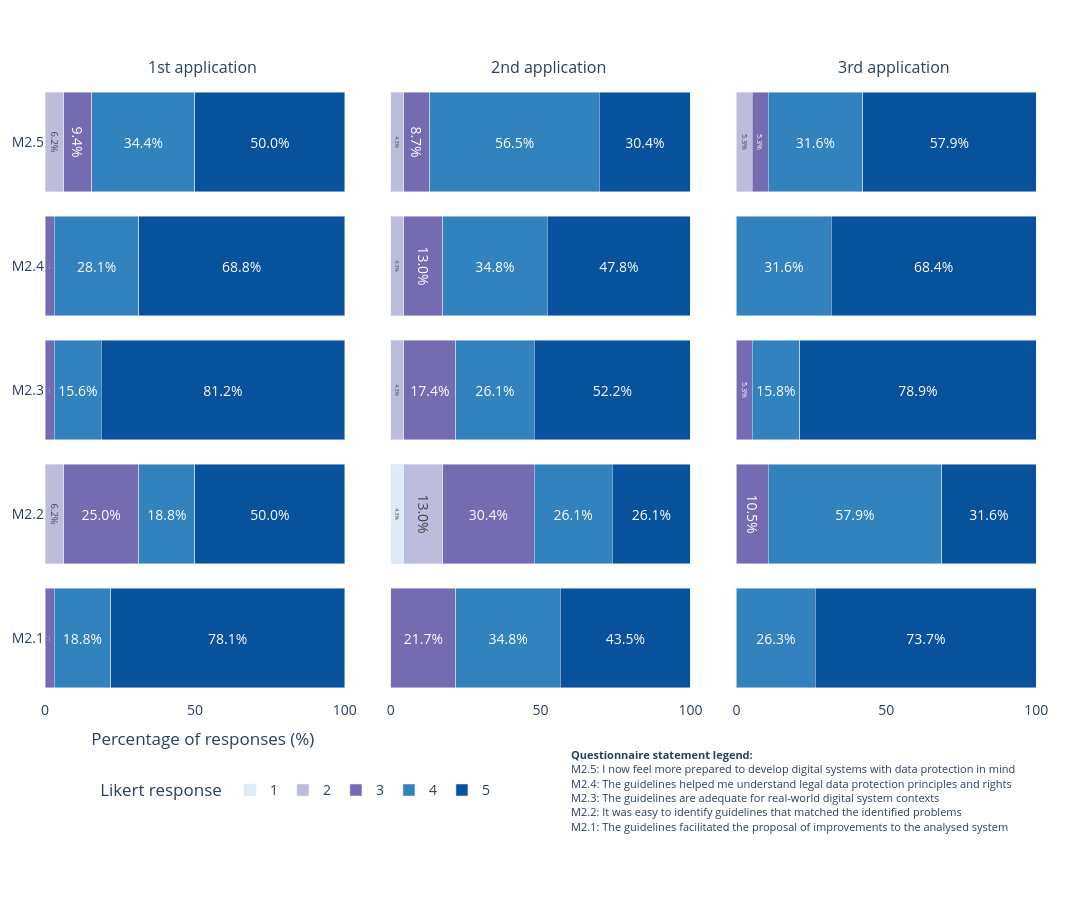

Source (notebook cell):
### Code cell
import pandas as pd
import plotly.graph_objects as go
from plotly.subplots import make_subplots


# === Data  from the sheet 'perception_en' in the spreadsheet ../data/evaluation1-post-activity-questionnaire.xlsx ===
df_inst1 = {
    "Question": [
        "The guidelines facilitated the proposal of improvements to the analysed system (M2.1)",
        "It was easy to identify guidelines that matched the identified problems (M2.2)",
        "The guidelines are adequate for real-world digital system contexts (M2.3)",
        "The guidelines helped me understand legal data protection principles and rights (M2.4)",
        "I now feel more prepared to develop digital systems with data protection in mind (M2.5)"
    ],
    "1": [0, 0, 0, 0, 0],
    "2": [0, 2, 0, 0, 2],
    "3": [1, 8, 1, 1, 3],
    "4": [6, 6, 5, 9, 11],
    "5": [25, 16, 26, 22, 16],
    "N": [32, 32, 32, 32, 32]
}

# === Data  from the sheet 'perception_en' in the spreadsheet ../data/evaluation2-post-activity-questionnaire.xlsx ===
df_inst2 = {
    "Question": [
        "The guidelines facilitated the proposal of improvements to the analysed system (M2.1)",
        "It was easy to identify guidelines that matched the identified problems (M2.2)",
        "The guidelines are adequate for real-world digital system contexts (M2.3)",
        "The guidelines helped me understand legal data protection principles and rights (M2.4)",
        "I now feel more prepared to develop digital systems with data protection in mind (M2.5)"
    ],
    "1": [0, 1, 0, 0, 0],
    "2": [0, 3, 1, 1, 1],
    "3": [5, 7, 4, 3, 2],
    "4": [8, 6, 6, 8, 13],
    "5": [10, 6, 12, 11, 7],
    "N": [23, 23, 23, 23, 23]
}


# === Data  from the sheet 'perception_en' in the spreadsheet ../data/evaluation3-post-activity-questionnaire.xlsx ===
df_inst3 = {
    "Question": [
        "The guidelines facilitated the proposal of improvements to the analysed system (M2.1)",
        "It was easy to identify guidelines that matched the identified problems (M2.2)",
        "The guidelines are adequate for real-world digital system contexts (M2.3)",
        "The guidelines helped me understand legal data protection principles and rights (M2.4)",
        "I now feel more prepared to develop digital systems with data protection in mind (M2.5)"
    ],
    "1": [0, 0, 0, 0, 0],
    "2": [0, 0, 0, 0, 1],
    "3": [0, 2, 1, 0, 1],
    "4": [5, 11, 3, 6, 6],
    "5": [14, 6, 15, 13, 11],
    "N": [19, 19, 19, 19, 19]
}

df1 = pd.DataFrame(df_inst1)
df2 = pd.DataFrame(df_inst2)
df3 = pd.DataFrame(df_inst3)
response_order = ["1", "2", "3", "4", "5"]

# Use compact y-axis labels and move full questions to a separate legend area.
short_labels = df1["Question"].str.extract(r"\(([^)]+)\)\s*$")[0].fillna(df1["Question"])
# question_legend_lines = [
#     f"{code}: {question.split(' (')[0].replace('<br>', ' ')}"
#     for code, question in zip(short_labels, df1["Question"])
# ]
# question_legend_text = "<br>".join(question_legend_lines)
question_legend_lines = [
    f"{code}: {question.split(' (')[0].replace('<br>', ' ')}"
    for code, question in zip(reversed(short_labels), reversed(df1["Question"]))
]
question_legend_text = "<br>".join(question_legend_lines)

colors = ['#deebf7', '#bcbddc', '#756bb1', '#3182bd', '#08519c']

fig = make_subplots(
    rows=1,
    cols=3,
    shared_yaxes=True,
    horizontal_spacing=0.03,
    subplot_titles=["1st application", "2nd application", "3rd application"]
)


def add_likert_bars(fig, df, col, show_legend):
    for i, response in enumerate(response_order):
        counts = df[response]
        percentages = (counts / df["N"]) * 100
        labels = [f"{p:.1f}%" if p > 0 else "" for p in percentages]

        fig.add_trace(
            go.Bar(
                y=short_labels,
                x=percentages,
                orientation='h',
                name=response,
                marker_color=colors[i],
                text=labels,
                textposition='inside',
                insidetextanchor='middle',
                showlegend=show_legend
            ),
            row=1,
            col=col
        )

add_likert_bars(fig, df1, col=1, show_legend=False)
add_likert_bars(fig, df2, col=2, show_legend=False)
add_likert_bars(fig, df3, col=3, show_legend=True)


# Show short labels only in the first subplot.
fig.update_yaxes(showticklabels=True, row=1, col=1)
fig.update_yaxes(showticklabels=False, row=1, col=2)
fig.update_yaxes(showticklabels=False, row=1, col=3)
fig.update_layout(
    barmode='stack',
    xaxis_title="Percentage of responses (%)",
    legend_title="Likert response",
    font=dict(size=14),
    plot_bgcolor='white',
    height=900,
    width=1400,
    legend=dict(
        orientation="h",
        x=0.25,          # legenda à esquerda
        xanchor="center",
        y=-0.12,
        yanchor="top",
        traceorder="normal",
    ),
    margin=dict(l=40, r=40, t=80, b=200)
)

fig.add_annotation(
    x=0.52,             # à direita da legenda
    y=-0.22,            # mesma altura da legenda
    xref="paper",
    yref="paper",
    showarrow=False,
    align="left",
    xanchor="left",
    text=f"<b>Questionnaire statement legend:</b><br>{question_legend_text}",
    font=dict(size=11)
)

fig.show()
fig.write_image("../images/perception_upc_guidelines.png", scale=3)

### Figure 1 — Plotly figure (JSON) as saved in the notebook; plotly's stock layout.template omitted (floating-point values rounded to 4 significant figures)
{"data": [{"insidetextanchor": "middle", "marker": {"color": "#deebf7"}, "name": "1", "orientation": "h", "showlegend": false, "text": ["", "", "", "", ""], "textposition": "inside", "type": "bar", "x": [0, 0, 0, 0, 0], "xaxis": "x", "y": ["M2.1", "M2.2", "M2.3", "M2.4", "M2.5"], "yaxis": "y"}, {"insidetextanchor": "middle", "marker": {"color": "#bcbddc"}, "name": "2", "orientation": "h", "showlegend": false, "text": ["", "6.2%", "", "", "6.2%"], "textposition": "inside", "type": "bar", "x": [0, 6.25, 0, 0, 6.25], "xaxis": "x", "y": ["M2.1", "M2.2", "M2.3", "M2.4", "M2.5"], "yaxis": "y"}, {"insidetextanchor": "middle", "marker": {"color": "#756bb1"}, "name": "3", "orientation": "h", "showlegend": false, "text": ["3.1%", "25.0%", "3.1%", "3.1%", "9.4%"], "textposition": "inside", "type": "bar", "x": [3.125, 25, 3.125, 3.125, 9.375], "xaxis": "x", "y": ["M2.1", "M2.2", "M2.3", "M2.4", "M2.5"], "yaxis": "y"}, {"insidetextanchor": "middle", "marker": {"color": "#3182bd"}, "name": "4", "orientation": "h", "showlegend": false, "text": ["18.8%", "18.8%", "15.6%", "28.1%", "34.4%"], "textposition": "inside", "type": "bar", "x": [18.75, 18.75, 15.62, 28.12, 34.38], "xaxis": "x", "y": ["M2.1", "M2.2", "M2.3", "M2.4", "M2.5"], "yaxis": "y"}, {"insidetextanchor": "middle", "marker": {"color": "#08519c"}, "name": "5", "orientation": "h", "showlegend": false, "text": ["78.1%", "50.0%", "81.2%", "68.8%", "50.0%"], "textposition": "inside", "type": "bar", "x": [78.12, 50, 81.25, 68.75, 50], "xaxis": "x", "y": ["M2.1", "M2.2", "M2.3", "M2.4", "M2.5"], "yaxis": "y"}, {"insidetextanchor": "middle", "marker": {"color": "#deebf7"}, "name": "1", "orientation": "h", "showlegend": false, "text": ["", "4.3%", "", "", ""], "textposition": "inside", "type": "bar", "x": [0, 4.348, 0, 0, 0], "xaxis": "x2", "y": ["M2.1", "M2.2", "M2.3", "M2.4", "M2.5"], "yaxis": "y2"}, {"insidetextanchor": "middle", "marker": {"color": "#bcbddc"}, "name": "2", "orientation": "h", "showlegend": false, "text": ["", "13.0%", "4.3%", "4.3%", "4.3%"], "textposition": "inside", "type": "bar", "x": [0, 13.04, 4.348, 4.348, 4.348], "xaxis": "x2", "y": ["M2.1", "M2.2", "M2.3", "M2.4", "M2.5"], "yaxis": "y2"}, {"insidetextanchor": "middle", "marker": {"color": "#756bb1"}, "name": "3", "orientation": "h", "showlegend": false, "text": ["21.7%", "30.4%", "17.4%", "13.0%", "8.7%"], "textposition": "inside", "type": "bar", "x": [21.74, 30.43, 17.39, 13.04, 8.696], "xaxis": "x2", "y": ["M2.1", "M2.2", "M2.3", "M2.4", "M2.5"], "yaxis": "y2"}, {"insidetextanchor": "middle", "marker": {"color": "#3182bd"}, "name": "4", "orientation": "h", "showlegend": false, "text": ["34.8%", "26.1%", "26.1%", "34.8%", "56.5%"], "textposition": "inside", "type": "bar", "x": [34.78, 26.09, 26.09, 34.78, 56.52], "xaxis": "x2", "y": ["M2.1", "M2.2", "M2.3", "M2.4", "M2.5"], "yaxis": "y2"}, {"insidetextanchor": "middle", "marker": {"color": "#08519c"}, "name": "5", "orientation": "h", "showlegend": false, "text": ["43.5%", "26.1%", "52.2%", "47.8%", "30.4%"], "textposition": "inside", "type": "bar", "x": [43.48, 26.09, 52.17, 47.83, 30.43], "xaxis": "x2", "y": ["M2.1", "M2.2", "M2.3", "M2.4", "M2.5"], "yaxis": "y2"}, {"insidetextanchor": "middle", "marker": {"color": "#deebf7"}, "name": "1", "orientation": "h", "showlegend": true, "text": ["", "", "", "", ""], "textposition": "inside", "type": "bar", "x": [0, 0, 0, 0, 0], "xaxis": "x3", "y": ["M2.1", "M2.2", "M2.3", "M2.4", "M2.5"], "yaxis": "y3"}, {"insidetextanchor": "middle", "marker": {"color": "#bcbddc"}, "name": "2", "orientation": "h", "showlegend": true, "text": ["", "", "", "", "5.3%"], "textposition": "inside", "type": "bar", "x": [0, 0, 0, 0, 5.263], "xaxis": "x3", "y": ["M2.1", "M2.2", "M2.3", "M2.4", "M2.5"], "yaxis": "y3"}, {"insidetextanchor": "middle", "marker": {"color": "#756bb1"}, "name": "3", "orientation": "h", "showlegend": true, "text": ["", "10.5%", "5.3%", "", "5.3%"], "textposition": "inside", "type": "bar", "x": [0, 10.53, 5.263, 0, 5.263], "xaxis": "x3", "y": ["M2.1", "M2.2", "M2.3", "M2.4", "M2.5"], "yaxis": "y3"}, {"insidetextanchor": "middle", "marker": {"color": "#3182bd"}, "name": "4", "orientation": "h", "showlegend": true, "text": ["26.3%", "57.9%", "15.8%", "31.6%", "31.6%"], "textposition": "inside", "type": "bar", "x": [26.32, 57.89, 15.79, 31.58, 31.58], "xaxis": "x3", "y": ["M2.1", "M2.2", "M2.3", "M2.4", "M2.5"], "yaxis": "y3"}, {"insidetextanchor": "middle", "marker": {"color": "#08519c"}, "name": "5", "orientation": "h", "showlegend": true, "text": ["73.7%", "31.6%", "78.9%", "68.4%", "57.9%"], "textposition": "inside", "type": "bar", "x": [73.68, 31.58, 78.95, 68.42, 57.89], "xaxis": "x3", "y": ["M2.1", "M2.2", "M2.3", "M2.4", "M2.5"], "yaxis": "y3"}], "layout": {"annotations": [{"font": {"size": 16}, "showarrow": false, "text": "1st application", "x": 0.1567, "xanchor": "center", "xref": "paper", "y": 1, "yanchor": "bottom", "yref": "paper"}, {"font": {"size": 16}, "showarrow": false, "text": "2nd application", "x": 0.5, "xanchor": "center", "xref": "paper", "y": 1, "yanchor": "bottom", "yref": "paper"}, {"font": {"size": 16}, "showarrow": false, "text": "3rd application", "x": 0.8433, "xanchor": "center", "xref": "paper", "y": 1, "yanchor": "bottom", "yref": "paper"}, {"align": "left", "font": {"size": 11}, "showarrow": false, "text": "<b>Questionnaire statement legend:</b><br>M2.5: I now feel more prepared to develop digital systems with data protection in mind<br>M2.4: The guidelines helped me understand legal data protection principles and rights<br>M2.3: The guidelines are adequate for real-world digital system contexts<br>M2.2: It was easy to identify guidelines that matched the identified problems<br>M2.1: The guidelines facilitated the proposal of improvements to the analysed system", "x": 0.52, "xanchor": "left", "xref": "paper", "y": -0.22, "yref": "paper"}], "barmode": "stack", "font": {"size": 14}, "height": 900, "legend": {"orientation": "h", "title": {"text": "Likert response"}, "traceorder": "normal", "x": 0.25, "xanchor": "center", "y": -0.12, "yanchor": "top"}, "margin": {"b": 200, "l": 40, "r": 40, "t": 80}, "plot_bgcolor": "white", "width": 1400, "xaxis": {"anchor": "y", "domain": [0, 0.3133], "title": {"text": "Percentage of responses (%)"}}, "xaxis2": {"anchor": "y2", "domain": [0.3433, 0.6567]}, "xaxis3": {"anchor": "y3", "domain": [0.6867, 1.0]}, "yaxis": {"anchor": "x", "domain": [0, 1], "showticklabels": true}, "yaxis2": {"anchor": "x2", "domain": [0, 1], "matches": "y", "showticklabels": false}, "yaxis3": {"anchor": "x3", "domain": [0, 1], "matches": "y", "showticklabels": false}}}
